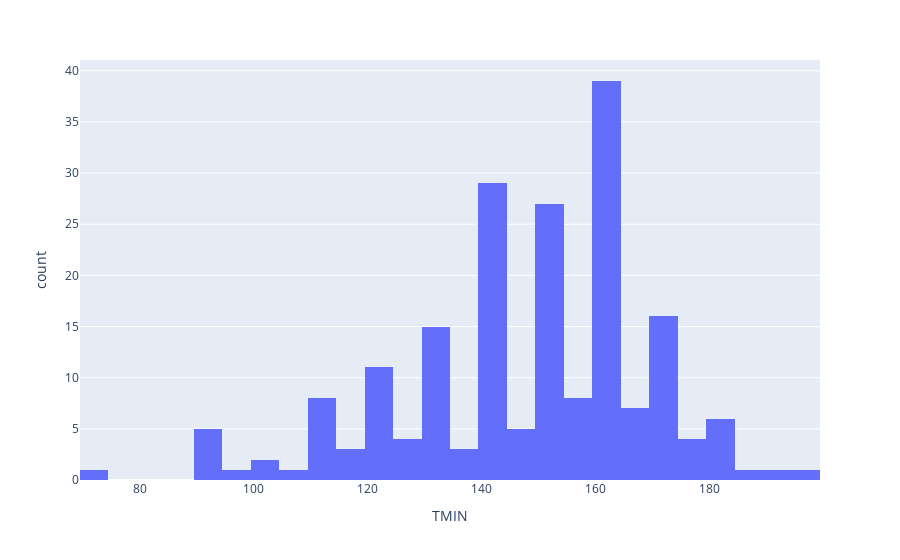

The cell this chart's notebook holds for it:
### Code cell
px.histogram(weather, x="TMIN").show()

### Figure 1 — Plotly figure (JSON) as saved in the notebook; plotly's stock layout.template omitted (floating-point values rounded to 4 significant figures; data arrays with more than 128 entries replaced by an {"elided": "..."} marker saying what was removed)
{"data": [{"alignmentgroup": "True", "bingroup": "x", "hoverlabel": {"namelength": 0}, "hovertemplate": "TMIN=%{x}<br>count=%{y}", "legendgroup": "", "marker": {"color": "#636efa"}, "name": "", "offsetgroup": "", "orientation": "v", "showlegend": false, "type": "histogram", "x": {"elided": "267 str values"}, "xaxis": "x", "yaxis": "y"}], "layout": {"autosize": true, "barmode": "relative", "legend": {"tracegroupgap": 0}, "margin": {"t": 60}, "xaxis": {"anchor": "y", "autorange": true, "domain": [0, 1], "range": [69.5, 199.5], "title": {"text": "TMIN"}, "type": "linear"}, "yaxis": {"anchor": "x", "autorange": true, "domain": [0, 1], "range": [0, 41.05], "title": {"text": "count"}}}}
